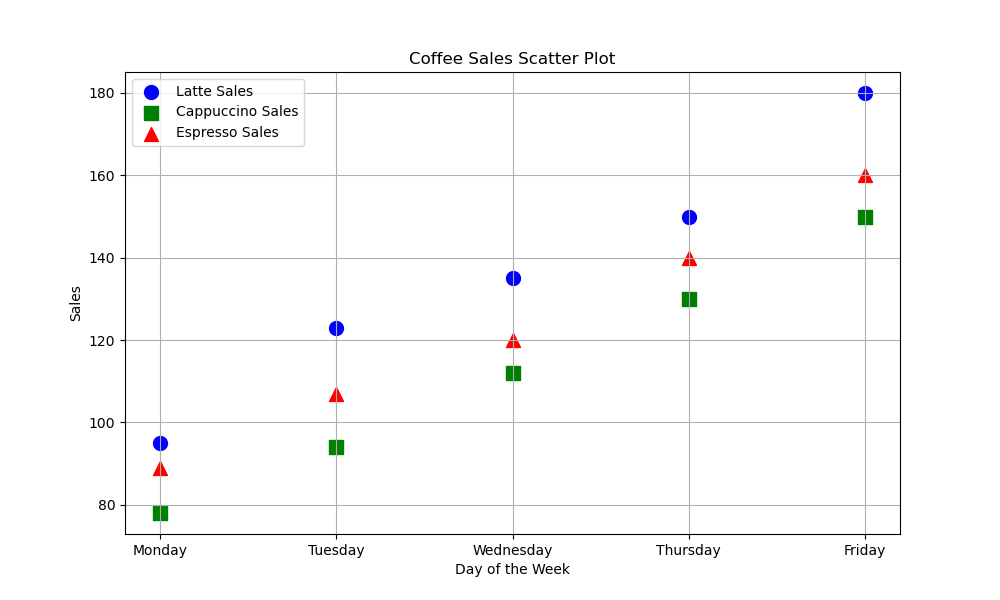

Write the Python code that produced this figure.

import matplotlib.pyplot as plt

# Provided data
data = [
    {'Day': 'Monday', 'Latte Sales': 95, 'Cappuccino Sales': 78, 'Espresso Sales': 89},
    {'Day': 'Tuesday', 'Latte Sales': 123, 'Cappuccino Sales': 94, 'Espresso Sales': 107},
    {'Day': 'Wednesday', 'Latte Sales': 135, 'Cappuccino Sales': 112, 'Espresso Sales': 120},
    {'Day': 'Thursday', 'Latte Sales': 150, 'Cappuccino Sales': 130, 'Espresso Sales': 140},
    {'Day': 'Friday', 'Latte Sales': 180, 'Cappuccino Sales': 150, 'Espresso Sales': 160}
]

# Extracting data for the plot
days = [d['Day'] for d in data]
latte_sales = [d['Latte Sales'] for d in data]
cappuccino_sales = [d['Cappuccino Sales'] for d in data]
espresso_sales = [d['Espresso Sales'] for d in data]

# Convert days to numerical values for plotting
day_numbers = range(len(days))

# Create a scatter plot
plt.figure(figsize=(10, 6))  # Set the figure size

# Scatter plot for Latte Sales
plt.scatter(day_numbers, latte_sales, color='blue', label='Latte Sales', marker='o', s=100)  # 's' sets the marker size

# Scatter plot for Cappuccino Sales
plt.scatter(day_numbers, cappuccino_sales, color='green', label='Cappuccino Sales', marker='s', s=100)  # Square markers

# Scatter plot for Espresso Sales
plt.scatter(day_numbers, espresso_sales, color='red', label='Espresso Sales', marker='^', s=100)  # Triangle markers

# Add titles and labels
plt.title('Coffee Sales Scatter Plot')
plt.xlabel('Day of the Week')
plt.ylabel('Sales')

# Customize the x-axis to show the days of the week
plt.xticks(day_numbers, days)

# Add grid for better readability
plt.grid(True)

# Add a legend to identify each set of points
plt.legend()

# Display the plot
plt.show()
